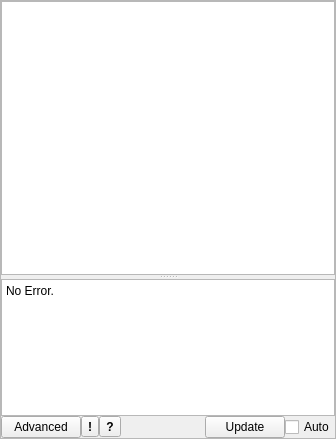
<?xml version="1.0" encoding="UTF-8"?>
<ui version="4.0">
 <class>Form</class>
 <widget class="QWidget" name="Form">
  <property name="geometry">
   <rect>
    <x>0</x>
    <y>0</y>
    <width>336</width>
    <height>439</height>
   </rect>
  </property>
  <property name="minimumSize">
   <size>
    <width>0</width>
    <height>100</height>
   </size>
  </property>
  <property name="windowTitle">
   <string>Form</string>
  </property>
  <layout class="QVBoxLayout" name="verticalLayout_5">
   <property name="spacing">
    <number>0</number>
   </property>
   <property name="margin">
    <number>0</number>
   </property>
   <item>
    <widget class="QFrame" name="frame">
     <property name="frameShape">
      <enum>QFrame::StyledPanel</enum>
     </property>
     <property name="frameShadow">
      <enum>QFrame::Raised</enum>
     </property>
     <layout class="QVBoxLayout" name="verticalLayout_4">
      <property name="spacing">
       <number>0</number>
      </property>
      <property name="margin">
       <number>0</number>
      </property>
      <item>
       <widget class="QSplitter" name="splitter">
        <property name="orientation">
         <enum>Qt::Vertical</enum>
        </property>
        <property name="childrenCollapsible">
         <bool>false</bool>
        </property>
        <widget class="QStackedWidget" name="stack">
         <property name="currentIndex">
          <number>0</number>
         </property>
         <widget class="QWidget" name="page">
          <layout class="QVBoxLayout" name="verticalLayout_3">
           <property name="spacing">
            <number>0</number>
           </property>
           <property name="margin">
            <number>0</number>
           </property>
           <item>
            <widget class="ParameterTree" name="stimulusTree">
             <property name="headerHidden">
              <bool>true</bool>
             </property>
             <column>
              <property name="text">
               <string notr="true">1</string>
              </property>
             </column>
            </widget>
           </item>
          </layout>
         </widget>
         <widget class="QWidget" name="page_3">
          <layout class="QGridLayout" name="gridLayout">
           <item row="0" column="1">
            <spacer name="verticalSpacer_2">
             <property name="orientation">
              <enum>Qt::Vertical</enum>
             </property>
             <property name="sizeHint" stdset="0">
              <size>
               <width>20</width>
               <height>76</height>
              </size>
             </property>
            </spacer>
           </item>
           <item row="1" column="0" colspan="3">
            <widget class="QLabel" name="label">
             <property name="text">
              <string>Warning: Changes have been made to the function in advanced mode. These changes will be overwritten if you exit advanced mode. </string>
             </property>
             <property name="textFormat">
              <enum>Qt::AutoText</enum>
             </property>
             <property name="alignment">
              <set>Qt::AlignCenter</set>
             </property>
             <property name="wordWrap">
              <bool>true</bool>
             </property>
            </widget>
           </item>
           <item row="2" column="0" rowspan="2">
            <spacer name="horizontalSpacer">
             <property name="orientation">
              <enum>Qt::Horizontal</enum>
             </property>
             <property name="sizeHint" stdset="0">
              <size>
               <width>93</width>
               <height>78</height>
              </size>
             </property>
            </spacer>
           </item>
           <item row="2" column="1">
            <widget class="QPushButton" name="forceAdvancedBtn">
             <property name="text">
              <string>Back to
Advanced Mode</string>
             </property>
            </widget>
           </item>
           <item row="2" column="2" rowspan="2">
            <spacer name="horizontalSpacer_3">
             <property name="orientation">
              <enum>Qt::Horizontal</enum>
             </property>
             <property name="sizeHint" stdset="0">
              <size>
               <width>92</width>
               <height>78</height>
              </size>
             </property>
            </spacer>
           </item>
           <item row="3" column="1">
            <widget class="QPushButton" name="forceSimpleBtn">
             <property name="text">
              <string>Change to
Simple Mode</string>
             </property>
            </widget>
           </item>
           <item row="4" column="1">
            <spacer name="verticalSpacer">
             <property name="orientation">
              <enum>Qt::Vertical</enum>
             </property>
             <property name="sizeHint" stdset="0">
              <size>
               <width>20</width>
               <height>75</height>
              </size>
             </property>
            </spacer>
           </item>
          </layout>
         </widget>
         <widget class="QWidget" name="page_4">
          <layout class="QVBoxLayout" name="verticalLayout">
           <property name="spacing">
            <number>0</number>
           </property>
           <property name="margin">
            <number>0</number>
           </property>
           <item>
            <widget class="QSplitter" name="splitter_2">
             <property name="orientation">
              <enum>Qt::Vertical</enum>
             </property>
             <property name="childrenCollapsible">
              <bool>false</bool>
             </property>
             <widget class="QTextEdit" name="functionText">
              <property name="minimumSize">
               <size>
                <width>0</width>
                <height>15</height>
               </size>
              </property>
              <property name="html">
               <string>&lt;!DOCTYPE HTML PUBLIC &quot;-//W3C//DTD HTML 4.0//EN&quot; &quot;http://www.w3.org/TR/REC-html40/strict.dtd&quot;&gt;
&lt;html&gt;&lt;head&gt;&lt;meta name=&quot;qrichtext&quot; content=&quot;1&quot; /&gt;&lt;style type=&quot;text/css&quot;&gt;
p, li { white-space: pre-wrap; }
&lt;/style&gt;&lt;/head&gt;&lt;body style=&quot; font-family:'MS Shell Dlg 2'; font-size:8.25pt; font-weight:400; font-style:normal;&quot;&gt;
&lt;p style=&quot;-qt-paragraph-type:empty; margin-top:0px; margin-bottom:0px; margin-left:0px; margin-right:0px; -qt-block-indent:0; text-indent:0px; font-family:'Sans Serif'; font-size:7pt;&quot;&gt;&lt;/p&gt;&lt;/body&gt;&lt;/html&gt;</string>
              </property>
             </widget>
             <widget class="ParameterTree" name="seqTree">
              <attribute name="headerVisible">
               <bool>false</bool>
              </attribute>
              <column>
               <property name="text">
                <string notr="true">1</string>
               </property>
              </column>
             </widget>
            </widget>
           </item>
          </layout>
         </widget>
         <widget class="QWidget" name="page_2">
          <layout class="QVBoxLayout" name="verticalLayout_2">
           <property name="margin">
            <number>0</number>
           </property>
           <item>
            <widget class="QTextBrowser" name="textBrowser">
             <property name="html">
              <string>&lt;!DOCTYPE HTML PUBLIC &quot;-//W3C//DTD HTML 4.0//EN&quot; &quot;http://www.w3.org/TR/REC-html40/strict.dtd&quot;&gt;
&lt;html&gt;&lt;head&gt;&lt;meta name=&quot;qrichtext&quot; content=&quot;1&quot; /&gt;&lt;style type=&quot;text/css&quot;&gt;
p, li { white-space: pre-wrap; }
&lt;/style&gt;&lt;/head&gt;&lt;body style=&quot; font-family:'MS Shell Dlg 2'; font-size:8.25pt; font-weight:400; font-style:normal;&quot;&gt;
&lt;p align=&quot;center&quot; style=&quot; margin-top:0px; margin-bottom:0px; margin-left:0px; margin-right:0px; -qt-block-indent:0; text-indent:0px;&quot;&gt;&lt;span style=&quot; font-family:'Ubuntu'; font-size:9pt; font-weight:600;&quot;&gt;Waveform Generator Reference&lt;/span&gt;&lt;/p&gt;
&lt;p style=&quot; margin-top:0px; margin-bottom:0px; margin-left:0px; margin-right:0px; -qt-block-indent:0; text-indent:0px;&quot;&gt;&lt;span style=&quot; font-family:'Ubuntu'; font-size:8pt;&quot;&gt;Arbitrary waveforms may be generated by entering a Python expression which returns an array of values. The easiest approach is to use one (or more) of the built-in functions:&lt;/span&gt;&lt;/p&gt;
&lt;ul style=&quot;margin-top: 0px; margin-bottom: 0px; margin-left: 0px; margin-right: 0px; -qt-list-indent: 1;&quot;&gt;&lt;li style=&quot; font-family:'Ubuntu'; font-size:8pt;&quot; style=&quot; margin-top:12px; margin-bottom:0px; margin-left:0px; margin-right:0px; -qt-block-indent:0; text-indent:0px;&quot;&gt;&lt;a href=&quot;#steps&quot;&gt;&lt;span style=&quot; text-decoration: underline; color:#0057ae;&quot;&gt;steps&lt;/span&gt;&lt;/a&gt; - step the waveform to new values at specific times&lt;/li&gt;
&lt;li style=&quot; font-family:'Ubuntu'; font-size:8pt;&quot; style=&quot; margin-top:0px; margin-bottom:0px; margin-left:0px; margin-right:0px; -qt-block-indent:0; text-indent:0px;&quot;&gt;&lt;a href=&quot;#pulse&quot;&gt;&lt;span style=&quot; text-decoration: underline; color:#0057ae;&quot;&gt;pulse&lt;/span&gt;&lt;/a&gt; - generate one or more square pulses&lt;/li&gt;
&lt;li style=&quot; font-family:'Ubuntu'; font-size:8pt;&quot; style=&quot; margin-top:0px; margin-bottom:0px; margin-left:0px; margin-right:0px; -qt-block-indent:0; text-indent:0px;&quot;&gt;&lt;a href=&quot;#waves&quot;&gt;&lt;span style=&quot; text-decoration: underline; color:#0057ae;&quot;&gt;squareWave&lt;/span&gt;&lt;/a&gt; - generate a square wave over a specific time range&lt;/li&gt;
&lt;li style=&quot; font-family:'Ubuntu'; font-size:8pt;&quot; style=&quot; margin-top:0px; margin-bottom:0px; margin-left:0px; margin-right:0px; -qt-block-indent:0; text-indent:0px;&quot;&gt;&lt;a href=&quot;#waves&quot;&gt;&lt;span style=&quot; text-decoration: underline; color:#0057ae;&quot;&gt;sineWave&lt;/span&gt;&lt;/a&gt; - generate a sine wave over a specific time range&lt;/li&gt;
&lt;li style=&quot; font-family:'Ubuntu'; font-size:8pt;&quot; style=&quot; margin-top:0px; margin-bottom:0px; margin-left:0px; margin-right:0px; -qt-block-indent:0; text-indent:0px;&quot;&gt;&lt;a href=&quot;#waves&quot;&gt;&lt;span style=&quot; text-decoration: underline; color:#0057ae;&quot;&gt;sawWave&lt;/span&gt;&lt;/a&gt; - generate a saw wave over a specific time range&lt;/li&gt;
&lt;li style=&quot; font-family:'Ubuntu'; font-size:8pt;&quot; style=&quot; margin-top:0px; margin-bottom:12px; margin-left:0px; margin-right:0px; -qt-block-indent:0; text-indent:0px;&quot;&gt;&lt;a href=&quot;#waves&quot;&gt;&lt;span style=&quot; text-decoration: underline; color:#0057ae;&quot;&gt;listWave&lt;/span&gt;&lt;/a&gt; - repeat a series of values over a specific time range&lt;/li&gt;&lt;/ul&gt;
&lt;p style=&quot; margin-top:0px; margin-bottom:0px; margin-left:0px; margin-right:0px; -qt-block-indent:0; text-indent:0px;&quot;&gt;&lt;span style=&quot; font-family:'Ubuntu'; font-size:8pt;&quot;&gt;Numerical values may be specified with standard scaled-unit variables like &amp;quot;mV&amp;quot; and &amp;quot;kHz&amp;quot; (these values should be multiplied with a number, eg 120*kHz). &lt;/span&gt;&lt;/p&gt;
&lt;p style=&quot;-qt-paragraph-type:empty; margin-top:0px; margin-bottom:0px; margin-left:0px; margin-right:0px; -qt-block-indent:0; text-indent:0px; font-family:'Ubuntu'; font-size:8pt;&quot;&gt;&lt;/p&gt;
&lt;p style=&quot; margin-top:0px; margin-bottom:0px; margin-left:0px; margin-right:0px; -qt-block-indent:0; text-indent:0px;&quot;&gt;&lt;span style=&quot; font-family:'Ubuntu'; font-size:8pt; font-weight:600;&quot;&gt;Sequence Parameters&lt;/span&gt;&lt;span style=&quot; font-family:'Ubuntu'; font-size:8pt;&quot;&gt;: Commonly, we want a function to run multiple times while varying one or more of its parameters. To accomplish this, click &amp;quot;Add Sequence Parameter&amp;quot;, configure the new parameter's properties, and substitute any numerical value in the function with the name of the new parameter. Parameters may be renamed or removed by right clicking on their name.&lt;/span&gt;&lt;/p&gt;
&lt;p style=&quot;-qt-paragraph-type:empty; margin-top:0px; margin-bottom:0px; margin-left:0px; margin-right:0px; -qt-block-indent:0; text-indent:0px; font-family:'Ubuntu'; font-size:8pt;&quot;&gt;&lt;/p&gt;
&lt;p style=&quot; margin-top:0px; margin-bottom:0px; margin-left:0px; margin-right:0px; -qt-block-indent:0; text-indent:0px;&quot;&gt;&lt;span style=&quot; font-family:'Ubuntu'; font-size:8pt; font-weight:600;&quot;&gt;Function Reference:&lt;/span&gt;&lt;/p&gt;
&lt;p style=&quot;-qt-paragraph-type:empty; margin-top:0px; margin-bottom:0px; margin-left:0px; margin-right:0px; -qt-block-indent:0; text-indent:0px; font-family:'Ubuntu'; font-size:8pt; font-weight:600;&quot;&gt;&lt;/p&gt;
&lt;p style=&quot; margin-top:0px; margin-bottom:0px; margin-left:0px; margin-right:0px; -qt-block-indent:0; text-indent:0px;&quot;&gt;&lt;span style=&quot; font-family:'Sans Serif'; font-size:8pt; font-weight:600;&quot;&gt;steps&lt;/span&gt;&lt;span style=&quot; font-family:'Sans Serif'; font-size:8pt;&quot;&gt;( times, values, [base=0.0] )&lt;/span&gt;&lt;/p&gt;
&lt;p style=&quot; margin-top:0px; margin-bottom:0px; margin-left:0px; margin-right:0px; -qt-block-indent:0; text-indent:0px;&quot;&gt;&lt;span style=&quot; font-family:'Sans Serif'; font-size:8pt;&quot;&gt;Steps the waveform to new values at specific times.&lt;/span&gt;&lt;/p&gt;
&lt;p style=&quot; margin-top:0px; margin-bottom:0px; margin-left:0px; margin-right:0px; -qt-block-indent:0; text-indent:0px;&quot;&gt;&lt;span style=&quot; font-family:'Sans Serif'; font-size:8pt;&quot;&gt;    times - list of times marking each step&lt;/span&gt;&lt;/p&gt;
&lt;p style=&quot; margin-top:0px; margin-bottom:0px; margin-left:0px; margin-right:0px; -qt-block-indent:0; text-indent:0px;&quot;&gt;&lt;span style=&quot; font-family:'Sans Serif'; font-size:8pt;&quot;&gt;                 eg: [1*ms, 10*ms, 30*ms]&lt;/span&gt;&lt;/p&gt;
&lt;p style=&quot; margin-top:0px; margin-bottom:0px; margin-left:0px; margin-right:0px; -qt-block-indent:0; text-indent:0px;&quot;&gt;&lt;span style=&quot; font-family:'Sans Serif'; font-size:8pt;&quot;&gt;    values - list of values&lt;/span&gt;&lt;/p&gt;
&lt;p style=&quot; margin-top:0px; margin-bottom:0px; margin-left:0px; margin-right:0px; -qt-block-indent:0; text-indent:0px;&quot;&gt;&lt;span style=&quot; font-family:'Sans Serif'; font-size:8pt;&quot;&gt;                 eg: [0*mV, 30*mV, 0*mV]&lt;/span&gt;&lt;/p&gt;
&lt;p style=&quot; margin-top:0px; margin-bottom:0px; margin-left:0px; margin-right:0px; -qt-block-indent:0; text-indent:0px;&quot;&gt;&lt;span style=&quot; font-family:'Sans Serif'; font-size:8pt;&quot;&gt;    base - the initial value of the waveform&lt;/span&gt;&lt;/p&gt;
&lt;p style=&quot; margin-top:0px; margin-bottom:0px; margin-left:0px; margin-right:0px; -qt-block-indent:0; text-indent:0px;&quot;&gt;&lt;span style=&quot; font-family:'Sans Serif'; font-size:8pt;&quot;&gt;Example: start at 0mV, step down to -30mV at 50ms, then step up to 30mV at 100ms&lt;/span&gt;&lt;/p&gt;
&lt;p style=&quot; margin-top:0px; margin-bottom:0px; margin-left:0px; margin-right:0px; -qt-block-indent:0; text-indent:0px;&quot;&gt;&lt;span style=&quot; font-family:'Sans Serif'; font-size:8pt;&quot;&gt;    steps([50*ms, 100*ms], [-30*mV, 30*mV])&lt;/span&gt;&lt;/p&gt;
&lt;p style=&quot;-qt-paragraph-type:empty; margin-top:0px; margin-bottom:0px; margin-left:0px; margin-right:0px; -qt-block-indent:0; text-indent:0px; font-family:'Sans Serif'; font-size:8pt;&quot;&gt;&lt;/p&gt;
&lt;p style=&quot; margin-top:0px; margin-bottom:0px; margin-left:0px; margin-right:0px; -qt-block-indent:0; text-indent:0px;&quot;&gt;&lt;span style=&quot; font-family:'Sans Serif'; font-size:8pt; font-weight:600;&quot;&gt;pulse&lt;/span&gt;&lt;span style=&quot; font-family:'Sans Serif'; font-size:8pt;&quot;&gt;( times, widths, values, [base=0.0] )&lt;/span&gt;&lt;/p&gt;
&lt;p style=&quot; margin-top:0px; margin-bottom:0px; margin-left:0px; margin-right:0px; -qt-block-indent:0; text-indent:0px;&quot;&gt;&lt;span style=&quot; font-family:'Sans Serif'; font-size:8pt;&quot;&gt;Generates one or more square pulses&lt;/span&gt;&lt;/p&gt;
&lt;p style=&quot; margin-top:0px; margin-bottom:0px; margin-left:0px; margin-right:0px; -qt-block-indent:0; text-indent:0px;&quot;&gt;&lt;span style=&quot; font-family:'Sans Serif'; font-size:8pt;&quot;&gt;    times - a value or a list of values marking the time of the pulse(s)&lt;/span&gt;&lt;/p&gt;
&lt;p style=&quot; margin-top:0px; margin-bottom:0px; margin-left:0px; margin-right:0px; -qt-block-indent:0; text-indent:0px;&quot;&gt;&lt;span style=&quot; font-family:'Sans Serif'; font-size:8pt;&quot;&gt;    widths - a value or a list of values indicating the width of the pulse(s)&lt;/span&gt;&lt;/p&gt;
&lt;p style=&quot; margin-top:0px; margin-bottom:0px; margin-left:0px; margin-right:0px; -qt-block-indent:0; text-indent:0px;&quot;&gt;&lt;span style=&quot; font-family:'Sans Serif'; font-size:8pt;&quot;&gt;    values - a value or a list of values indicating the height of the pulse(s)&lt;/span&gt;&lt;/p&gt;
&lt;p style=&quot; margin-top:0px; margin-bottom:0px; margin-left:0px; margin-right:0px; -qt-block-indent:0; text-indent:0px;&quot;&gt;&lt;span style=&quot; font-family:'Sans Serif'; font-size:8pt;&quot;&gt;    base - the baseline value of the waveform&lt;/span&gt;&lt;/p&gt;
&lt;p style=&quot; margin-top:0px; margin-bottom:0px; margin-left:0px; margin-right:0px; -qt-block-indent:0; text-indent:0px;&quot;&gt;&lt;span style=&quot; font-family:'Sans Serif'; font-size:8pt;&quot;&gt;Example:  20pA pulse starting at 10ms and ending at 40ms&lt;/span&gt;&lt;/p&gt;
&lt;p style=&quot; margin-top:0px; margin-bottom:0px; margin-left:0px; margin-right:0px; -qt-block-indent:0; text-indent:0px;&quot;&gt;&lt;span style=&quot; font-family:'Sans Serif'; font-size:8pt;&quot;&gt;    pulse(10*ms, 30*ms, 20*pA)&lt;/span&gt;&lt;/p&gt;
&lt;p style=&quot; margin-top:0px; margin-bottom:0px; margin-left:0px; margin-right:0px; -qt-block-indent:0; text-indent:0px;&quot;&gt;&lt;span style=&quot; font-family:'Sans Serif'; font-size:8pt;&quot;&gt;Example:  20 and 30pA pulses, 10ms wide, starting at 20 and 40ms&lt;/span&gt;&lt;/p&gt;
&lt;p style=&quot; margin-top:0px; margin-bottom:0px; margin-left:0px; margin-right:0px; -qt-block-indent:0; text-indent:0px;&quot;&gt;&lt;span style=&quot; font-family:'Sans Serif'; font-size:8pt;&quot;&gt;    pulse([20*ms, 40*ms], 10*ms, [20*pA, 30*pA])&lt;/span&gt;&lt;/p&gt;
&lt;p style=&quot;-qt-paragraph-type:empty; margin-top:0px; margin-bottom:0px; margin-left:0px; margin-right:0px; -qt-block-indent:0; text-indent:0px; font-family:'Sans Serif'; font-size:8pt;&quot;&gt;&lt;/p&gt;
&lt;p style=&quot; margin-top:0px; margin-bottom:0px; margin-left:0px; margin-right:0px; -qt-block-indent:0; text-indent:0px;&quot;&gt;&lt;span style=&quot; font-family:'Sans Serif'; font-size:8pt; font-weight:600;&quot;&gt;sineWave&lt;/span&gt;&lt;span style=&quot; font-family:'Sans Serif'; font-size:8pt;&quot;&gt;(period, amplitude=1.0, phase=0.0, start=0.0, stop=None, base=0.0)&lt;/span&gt;&lt;/p&gt;
&lt;p style=&quot; margin-top:0px; margin-bottom:0px; margin-left:0px; margin-right:0px; -qt-block-indent:0; text-indent:0px;&quot;&gt;&lt;span style=&quot; font-family:'Sans Serif'; font-size:8pt; font-weight:600;&quot;&gt;squareWave&lt;/span&gt;&lt;span style=&quot; font-family:'Sans Serif'; font-size:8pt;&quot;&gt;(period, amplitude=1.0, phase=0.0, duty=0.5, start=0.0, stop=None, base=0.0)&lt;/span&gt;&lt;/p&gt;
&lt;p style=&quot; margin-top:0px; margin-bottom:0px; margin-left:0px; margin-right:0px; -qt-block-indent:0; text-indent:0px;&quot;&gt;&lt;span style=&quot; font-family:'Sans Serif'; font-size:8pt; font-weight:600;&quot;&gt;sawWave&lt;/span&gt;&lt;span style=&quot; font-family:'Sans Serif'; font-size:8pt;&quot;&gt;(period, amplitude=1.0, phase=0.0, start=0.0, stop=None, base=0.0)&lt;/span&gt;&lt;/p&gt;
&lt;p style=&quot; margin-top:0px; margin-bottom:0px; margin-left:0px; margin-right:0px; -qt-block-indent:0; text-indent:0px;&quot;&gt;&lt;span style=&quot; font-family:'Sans Serif'; font-size:8pt; font-weight:600;&quot;&gt;listWave&lt;/span&gt;&lt;span style=&quot; font-family:'Sans Serif'; font-size:8pt;&quot;&gt;(period, values, phase=0.0, start=0.0, stop=None, base=0.0)&lt;/span&gt;&lt;/p&gt;
&lt;p style=&quot; margin-top:0px; margin-bottom:0px; margin-left:0px; margin-right:0px; -qt-block-indent:0; text-indent:0px;&quot;&gt;&lt;span style=&quot; font-family:'Sans Serif'; font-size:8pt;&quot;&gt;These functions generate periodic waveforms using (mostly) identical arguments.&lt;/span&gt;&lt;/p&gt;
&lt;p style=&quot; margin-top:0px; margin-bottom:0px; margin-left:0px; margin-right:0px; -qt-block-indent:0; text-indent:0px;&quot;&gt;&lt;span style=&quot; font-family:'Sans Serif'; font-size:8pt;&quot;&gt;    period - the period of the wave. Eg: 10*us or 1.0/(100*kHz)&lt;/span&gt;&lt;/p&gt;
&lt;p style=&quot; margin-top:0px; margin-bottom:0px; margin-left:0px; margin-right:0px; -qt-block-indent:0; text-indent:0px;&quot;&gt;&lt;span style=&quot; font-family:'Sans Serif'; font-size:8pt;&quot;&gt;    amplitude - the peak amplitude of the wave. Eg: 10*mV&lt;/span&gt;&lt;/p&gt;
&lt;p style=&quot; margin-top:0px; margin-bottom:0px; margin-left:0px; margin-right:0px; -qt-block-indent:0; text-indent:0px;&quot;&gt;&lt;span style=&quot; font-family:'Sans Serif'; font-size:8pt;&quot;&gt;    phase - the starting phase of the wave in cycles (ie, 0.5 means 180 degrees)&lt;/span&gt;&lt;/p&gt;
&lt;p style=&quot; margin-top:0px; margin-bottom:0px; margin-left:0px; margin-right:0px; -qt-block-indent:0; text-indent:0px;&quot;&gt;&lt;span style=&quot; font-family:'Sans Serif'; font-size:8pt;&quot;&gt;    start - the starting time of the waveform. Everything before uses the base value.&lt;/span&gt;&lt;/p&gt;
&lt;p style=&quot; margin-top:0px; margin-bottom:0px; margin-left:0px; margin-right:0px; -qt-block-indent:0; text-indent:0px;&quot;&gt;&lt;span style=&quot; font-family:'Sans Serif'; font-size:8pt;&quot;&gt;    stop - the stopping time of the waveform. Everything after uses the base value.&lt;/span&gt;&lt;/p&gt;
&lt;p style=&quot; margin-top:0px; margin-bottom:0px; margin-left:0px; margin-right:0px; -qt-block-indent:0; text-indent:0px;&quot;&gt;&lt;span style=&quot; font-family:'Sans Serif'; font-size:8pt;&quot;&gt;    base - value to use before start/stop of wave.&lt;/span&gt;&lt;/p&gt;
&lt;p style=&quot; margin-top:0px; margin-bottom:0px; margin-left:0px; margin-right:0px; -qt-block-indent:0; text-indent:0px;&quot;&gt;&lt;span style=&quot; font-family:'Sans Serif'; font-size:8pt;&quot;&gt;Specific to squareWave:&lt;/span&gt;&lt;/p&gt;
&lt;p style=&quot; margin-top:0px; margin-bottom:0px; margin-left:0px; margin-right:0px; -qt-block-indent:0; text-indent:0px;&quot;&gt;&lt;span style=&quot; font-family:'Sans Serif'; font-size:8pt;&quot;&gt;    duty - The duty cycle of the wave (0.0 - 1.0)&lt;/span&gt;&lt;/p&gt;
&lt;p style=&quot; margin-top:0px; margin-bottom:0px; margin-left:0px; margin-right:0px; -qt-block-indent:0; text-indent:0px;&quot;&gt;&lt;span style=&quot; font-family:'Sans Serif'; font-size:8pt;&quot;&gt;Specific to listWave:&lt;/span&gt;&lt;/p&gt;
&lt;p style=&quot; margin-top:0px; margin-bottom:0px; margin-left:0px; margin-right:0px; -qt-block-indent:0; text-indent:0px;&quot;&gt;&lt;span style=&quot; font-family:'Sans Serif'; font-size:8pt;&quot;&gt;    values - the list of values that are iterated over for each cycle of the wave. &lt;/span&gt;&lt;/p&gt;
&lt;p style=&quot;-qt-paragraph-type:empty; margin-top:0px; margin-bottom:0px; margin-left:0px; margin-right:0px; -qt-block-indent:0; text-indent:0px; font-family:'Sans Serif'; font-size:8pt;&quot;&gt;&lt;/p&gt;
&lt;p style=&quot;-qt-paragraph-type:empty; margin-top:0px; margin-bottom:0px; margin-left:0px; margin-right:0px; -qt-block-indent:0; text-indent:0px; font-family:'Ubuntu'; font-size:8pt;&quot;&gt;&lt;/p&gt;
&lt;p style=&quot;-qt-paragraph-type:empty; margin-top:0px; margin-bottom:0px; margin-left:0px; margin-right:0px; -qt-block-indent:0; text-indent:0px; font-family:'Ubuntu'; font-size:8pt;&quot;&gt;&lt;/p&gt;&lt;/body&gt;&lt;/html&gt;</string>
             </property>
            </widget>
           </item>
          </layout>
         </widget>
        </widget>
        <widget class="QTextBrowser" name="errorText">
         <property name="minimumSize">
          <size>
           <width>0</width>
           <height>15</height>
          </size>
         </property>
         <property name="html">
          <string>&lt;!DOCTYPE HTML PUBLIC &quot;-//W3C//DTD HTML 4.0//EN&quot; &quot;http://www.w3.org/TR/REC-html40/strict.dtd&quot;&gt;
&lt;html&gt;&lt;head&gt;&lt;meta name=&quot;qrichtext&quot; content=&quot;1&quot; /&gt;&lt;style type=&quot;text/css&quot;&gt;
p, li { white-space: pre-wrap; }
&lt;/style&gt;&lt;/head&gt;&lt;body style=&quot; font-family:'MS Shell Dlg 2'; font-size:8.25pt; font-weight:400; font-style:normal;&quot;&gt;
&lt;p style=&quot; margin-top:0px; margin-bottom:0px; margin-left:0px; margin-right:0px; -qt-block-indent:0; text-indent:0px;&quot;&gt;&lt;span style=&quot; font-family:'Ubuntu'; font-size:9pt;&quot;&gt;No Error.&lt;/span&gt;&lt;/p&gt;&lt;/body&gt;&lt;/html&gt;</string>
         </property>
        </widget>
       </widget>
      </item>
      <item>
       <layout class="QHBoxLayout" name="horizontalLayout">
        <property name="spacing">
         <number>0</number>
        </property>
        <item>
         <widget class="QPushButton" name="advancedBtn">
          <property name="text">
           <string>Advanced</string>
          </property>
          <property name="checkable">
           <bool>true</bool>
          </property>
         </widget>
        </item>
        <item>
         <widget class="QToolButton" name="errorBtn">
          <property name="enabled">
           <bool>true</bool>
          </property>
          <property name="sizePolicy">
           <sizepolicy hsizetype="Fixed" vsizetype="Fixed">
            <horstretch>0</horstretch>
            <verstretch>0</verstretch>
           </sizepolicy>
          </property>
          <property name="font">
           <font>
            <weight>75</weight>
            <bold>true</bold>
           </font>
          </property>
          <property name="text">
           <string>!</string>
          </property>
          <property name="checkable">
           <bool>true</bool>
          </property>
         </widget>
        </item>
        <item>
         <widget class="QToolButton" name="helpBtn">
          <property name="sizePolicy">
           <sizepolicy hsizetype="Fixed" vsizetype="Fixed">
            <horstretch>0</horstretch>
            <verstretch>0</verstretch>
           </sizepolicy>
          </property>
          <property name="font">
           <font>
            <weight>75</weight>
            <bold>true</bold>
           </font>
          </property>
          <property name="text">
           <string>?</string>
          </property>
          <property name="checkable">
           <bool>true</bool>
          </property>
         </widget>
        </item>
        <item>
         <spacer name="horizontalSpacer_2">
          <property name="orientation">
           <enum>Qt::Horizontal</enum>
          </property>
          <property name="sizeHint" stdset="0">
           <size>
            <width>40</width>
            <height>20</height>
           </size>
          </property>
         </spacer>
        </item>
        <item>
         <widget class="QPushButton" name="updateBtn">
          <property name="text">
           <string>Update</string>
          </property>
         </widget>
        </item>
        <item>
         <widget class="QCheckBox" name="autoUpdateCheck">
          <property name="text">
           <string>Auto</string>
          </property>
         </widget>
        </item>
       </layout>
      </item>
     </layout>
    </widget>
   </item>
  </layout>
 </widget>
 <layoutdefault spacing="0" margin="0"/>
 <customwidgets>
  <customwidget>
   <class>ParameterTree</class>
   <extends>QTreeWidget</extends>
   <header>acq4.pyqtgraph.parametertree</header>
  </customwidget>
 </customwidgets>
 <resources/>
 <connections/>
</ui>
